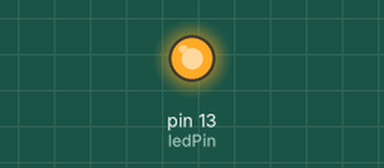
Simulated run of this sketch. Board: Arduino Uno, built with avr-gcc and run on an emulated ATmega328P. Parts: output pins drawn as LEDs (lit = HIGH).

Above: at 0.1 s.
At 28.1 s:
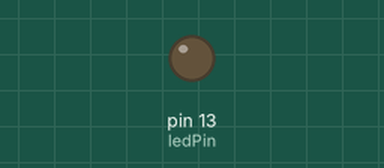
Timing chart, 0 to 29.6 s (numbered marks = the images above):
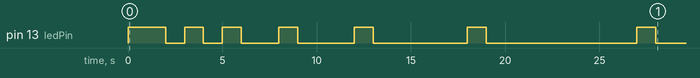

The sketch:

P6Fibonacci.ino
```cpp
// Fonte: https://gist.github.com/patrickdevivo/1604221
int ledPin = 13;
int i = 0;

int fib(int initial) {
  if (initial <=1) {
    return initial;
  }
  else {
    return fib(initial-1)+fib(initial-2);
  }
}

void setup() {
  Serial.begin(9600);
  pinMode(ledPin, OUTPUT);
}

void loop() {

  digitalWrite(ledPin, HIGH);
  delay(1000);
  digitalWrite(ledPin, LOW);
  delay(fib(i)*1000);


i++;

}
```

Measured:
- by itself, pin 13 (ledPin): LOW → HIGH at 0.00 s, → LOW 2.0 s later, → HIGH 1.0 s later, → LOW 1.0 s later, … (14 changes in this stretch)
